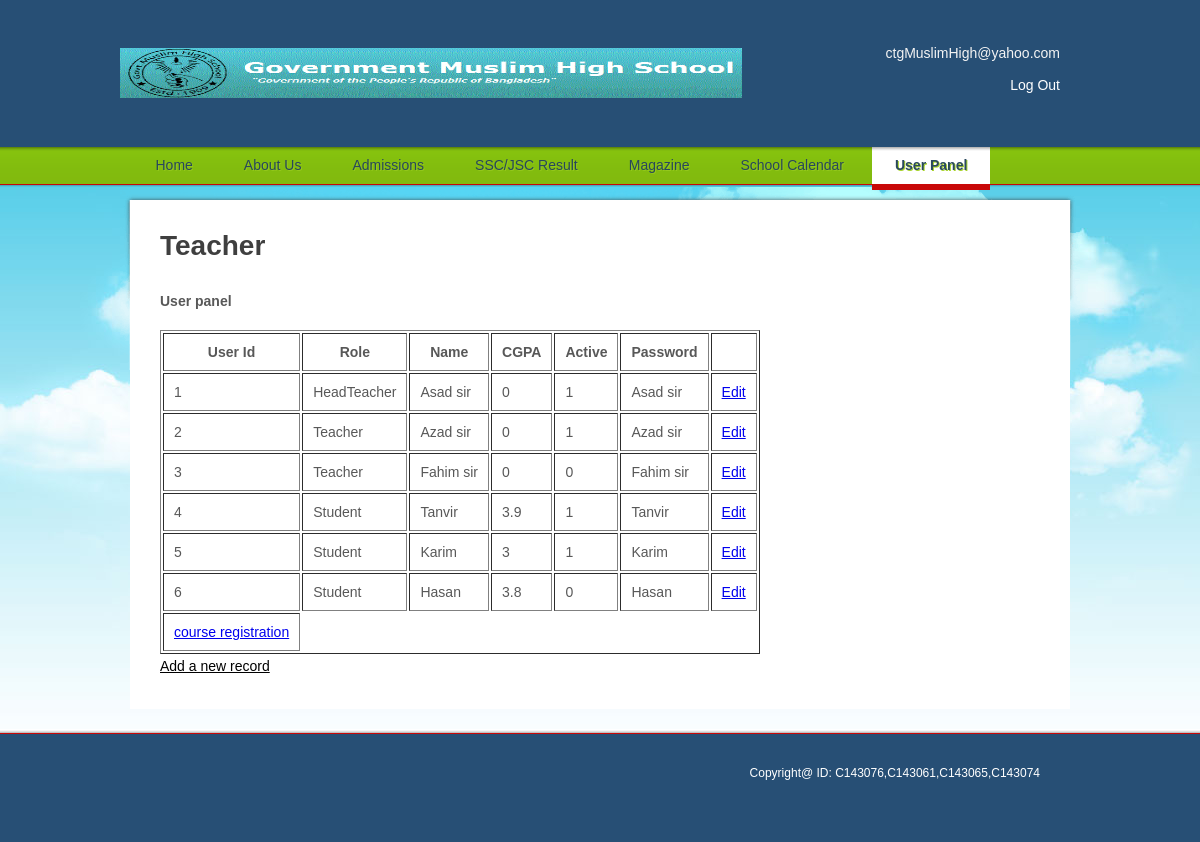
Page /webpage/contact-us.php (signed in) on the committed database.
### tables this page shows
CREATE TABLE IF NOT EXISTS `all_users` (
  `UserId` varchar(20) NOT NULL,
  `Role` varchar(20) NOT NULL,
  `Name` varchar(20) NOT NULL,
  `CGPA` float NOT NULL,
  `Active` int(20) NOT NULL,
  `Password` varchar(20) NOT NULL,
  PRIMARY KEY (`UserId`)
);

### webpage/functions.php (called while the page is built, shortened)
<?php
	function getUser_role(){
		$UserId = $_SESSION["UserId"];
		$result = mysql_query("SELECT Role FROM All_users WHERE UserId='$UserId'")
		or die("toha vaia" . mysql_error());
		$row = mysql_fetch_array($result);
		if($row){
			return $row[Role];
		}
		else
		{
		echo "No results!";
		}
	}
?>

### webpage/contact-us.php (the view, shortened to what this page needs)
<?php
			require_once("functions.php");
			$Session_role = getUser_role();
?>
<!DOCTYPE html>
<html>
<head>
<link rel="stylesheet" type="text/css" href="styles/style.css" />
</head>
<body>
<div id="page">
  <div id="header">
    <div id="section">
      <div><a href="index.php"><img src="images/logo.gif" alt="" width="622" height="50"  /></a></div>
      <span>ctgMuslimHigh@yahoo.com<br />
      <br />
      <a href="logout.php">Log Out</a></span> </div>
    <ul>
      <li><a href="index.php">Home</a></li>
      <li><a href="about.php">About Us</a></li>
      <li><a href="admissions.php">Admissions</a></li>
      <li><a href="result.php">SSC/JSC Result</a></li>
      <li><a href="Magazine.php">Magazine</a></li>
      <li><a href="school-calendar.php">School Calendar</a></li>
      <li class="current"><a href="contact-us.php">User Panel</a></li>
    </ul>
  </div>
  <div id="content">
    <div>
		<?php
			$result = mysql_query("SELECT * FROM all_users")
			or die(mysql_error());
			echo "<h1><b>". $Session_role. "</b> </h1>";
			echo "<p><b>User panel</b> </p><br>";
		if($Session_role != "Student")
		{
			echo "<table border='1' cellpadding='10'>";
			if($Session_role != "HeadTeacher")
				echo "<tr> <th>User Id</th> <th>Role</th> <th>Name</th> <th>CGPA</th>  <th>Active</th>  <th>Password</th> <th></th> </tr>";
			else
				echo "<tr> <th>User Id</th> <th>Role</th> <th>Name</th> <th>CGPA</th>  <th>Active</th>  <th>Password</th> <th></th> <th></th> </tr>";
			while( $row = mysql_fetch_array( $result ) ) {
			echo "<tr>";
			echo '<td>' . $row['UserId'] . '</td>';
			echo '<td>' . $row['Role'] . '</td>';
			echo '<td>' . $row['Name'] . '</td>';
			echo '<td>' . $row['CGPA'] . '</td>';
			echo '<td>' . $row['Active'] . '</td>';
			echo '<td>' . $row['Password'] . '</td>';
			echo '<td><a href="edit.php?UserId=' . $row['UserId'] . '">Edit</a></td>';
			echo "</tr>";
			}
			if($Session_role == "HeadTeacher" || $Session_role == "Teacher")
				echo '<tr> <td><a href="courses.php?UserId=' . $row['UserId'] . '"> course registration</a></td>';
			echo "</table>";
		?>
		<p><a href="new.php">Add a new record</a></p>
		<?php
	}
?>
    </div>
  </div>
  <div id="footer">
    <div>
	  <div class="section">
		<p>Copyright@  ID: C143076,C143061,C143065,C143074</p>
      </div>
    </div>
  </div>
</div>
</html>

### webpage/styles/style.css (style rules this page uses)
body { background:#fff url(../images/background.gif) repeat-x center 187px; color:#585858; font-family:Arial; font-size:14px; margin:0; min-width:960px; }
a { outline:none; }
img { border:none; }
#header div#section:after, #header ul:after, #content div:after, #content div ul.services:after, #footer div:after, #footer div div.section ul:after { clear:both; content:" "; display:block; font-size:0; height:0; visibility:hidden; }
#page { background:url(../images/background.jpg) no-repeat center 180px; width:100%; }
#header { background:url(../images/bg-header.gif) repeat-x; height:auto; overflow:hidden; position:relative; }
#header div#section { height:145px; margin:0 auto; width:960px; }
#header div#section div { float:left; margin-top:48px; }
#header div#section div a { display:block; }
#header div#section span { color:#f4f4f4; float:right; margin:0; padding-right:20px; padding-top:45px; text-align:right; width:178px; }
#header ul { list-style:none; margin:2px auto 0; padding:0; width:935px; }
#header ul li { float:left; padding-right:5px; }
#header ul li a { color:#28475C; display:block; font-size:14px; height:43px; line-height:37px; padding:0 23px; text-align:center; text-decoration:none; text-shadow:1px 1px 0 #94C81D; text-transform:capitalize; }
#header ul li.current, #header ul li:hover { height:43px; }
#header ul li.current a { background:url(../images/bg-menu.gif) repeat-x; color:#2a495e; font-weight:bold; text-shadow:1px 1px 0 #a8d32c; }
#content { background:url(../images/bg-content.gif) no-repeat top center; margin:0 auto; min-height:174px; overflow:hidden; position:relative; width:960px; ; }
#content p a { color:#000; text-decoration:underline; }
#content div { background:#fff; margin:10px auto 20px; padding:30px; width:880px; }
#content div#home div div#aside div h1, #content div h1 { color:#3f3f3f; font-size:28px; font-weight:normal; margin:0; padding-bottom:27px; }
#content div#home div div#aside div p, #content div p { line-height:25px; margin:0; padding-bottom:0; text-align:justify; }
#footer { background:#274F75 url(../images/bg-footer.gif) repeat-x; min-height:113px; width:100%; }
#footer div { font-size:12px; margin:0 auto; padding-top:37px; position:relative; width:960px; }
#footer div div.section { float:right; padding:0; width:700px; }
#footer div div.section p { color:white; margin:0; padding:0px 40px 0px; text-align:right; }
span a { color: white;font-style:Arial Black;text-decoration:none; }

### rows in the picture
all_users: Role "Teacher", UserId "2", Name "Azad sir", CGPA "0", Active "1", Password "Azad sir"
all_users: UserId "1", Role "HeadTeacher", Name "Asad sir", CGPA "0", Active "1", Password "Asad sir"
all_users: UserId "3", Role "Teacher", Name "Fahim sir", CGPA "0", Active "0", Password "Fahim sir"
all_users: UserId "4", Role "Student", Name "Tanvir", CGPA "3.9", Active "1", Password "Tanvir"
all_users: UserId "5", Role "Student", Name "Karim", CGPA "3", Active "1", Password "Karim"
all_users: UserId "6", Role "Student", Name "Hasan", CGPA "3.8", Active "0", Password "Hasan"
